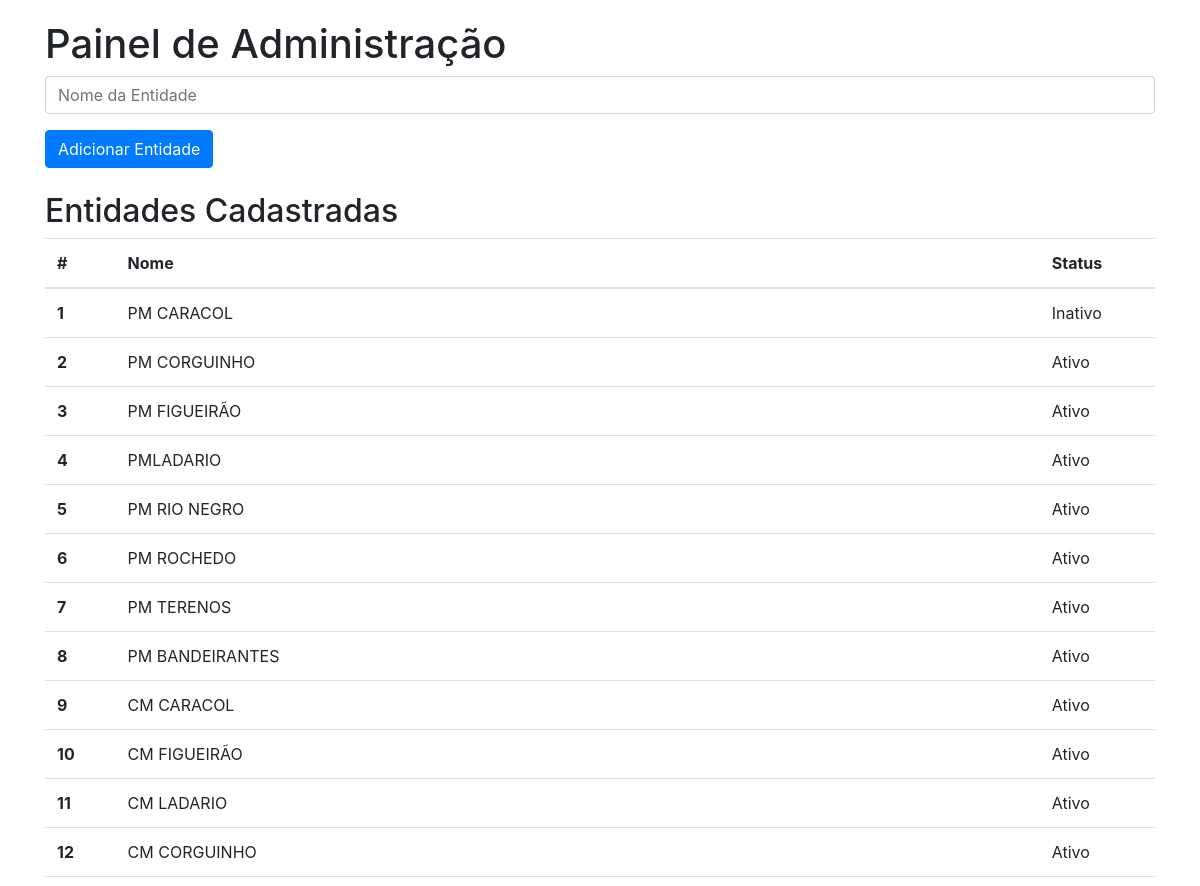
/admin (upper part), run on an earlier commit of the app's database.
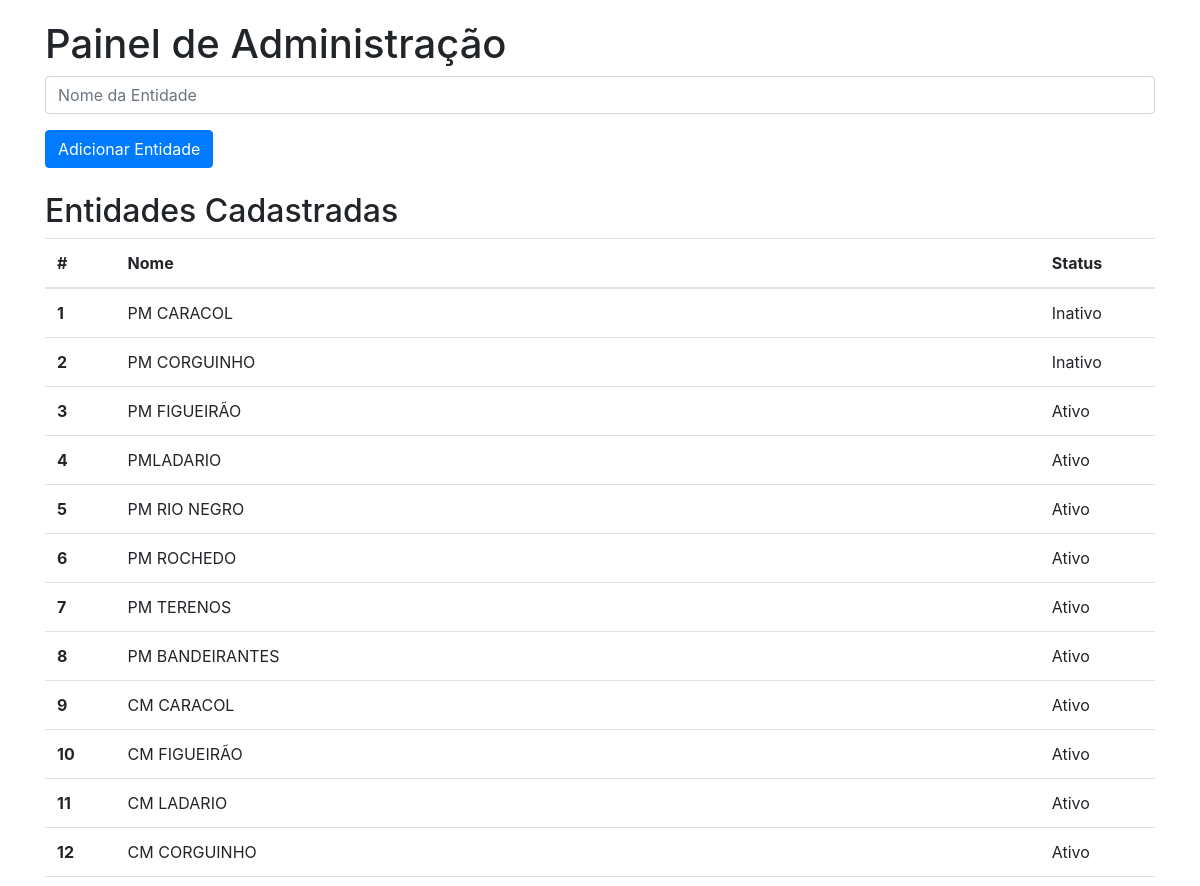
And on a later commit of the database.
### models.py (models this page shows)
class Entidade(db.Model):
    __tablename__ = 'entidades'
    id = db.Column(db.Integer, primary_key=True)
    nome = db.Column(db.String(100), nullable=False)
    usuario = db.Column(db.String(100))
    data = db.Column(db.DateTime)
    acesso = db.Column(db.String(100))
    tipo = db.Column(db.String(100))
    ativo = db.Column(db.Boolean, default=True)

### app.py (the view, shortened to what this page needs)
@app.route('/admin', methods=['GET', 'POST'])
def admin():
    entidades = Entidade.query.all()
    return render_template('admin.html', entidades=entidades)

### templates/admin.html (shortened to what this page needs)
<!DOCTYPE html>
<html lang="pt-br">
<head>
    <link rel="stylesheet" href="{{ url_for('static', filename='styles.css') }}">
    <link rel="stylesheet" href="https://stackpath.bootstrapcdn.com/bootstrap/4.5.2/css/bootstrap.min.css">
</head>
<body>
    <div class="container">
        <h1>Painel de Administração</h1>
        <form method="POST" action="{{ url_for('admin') }}" class="mb-4">
            <div class="form-group">
                <input type="text" name="nome" class="form-control" placeholder="Nome da Entidade" required>
            </div>
            <button type="submit" class="btn btn-primary">Adicionar Entidade</button>
        </form>
        <h2>Entidades Cadastradas</h2>
        <table class="table">
            <thead>
                <tr>
                    <th scope="col">#</th>
                    <th scope="col">Nome</th>
                    <th scope="col">Status</th>
                </tr>
            </thead>
            <tbody>
                {% for entidade in entidades %}
                    <tr>
                        <th scope="row">{{ loop.index }}</th>
                        <td>{{ entidade.nome }}</td>
                        <td>{% if entidade.ativo %}Ativo{% else %}Inativo{% endif %}</td>
                    </tr>
                {% endfor %}
            </tbody>
        </table>
    </div>
</body>
</html>

### static/styles.css (style rules this page uses)
.container { margin-top: 20px; }

What changed in the data, as far as the page shows it:
changed Entidade "PM CORGUINHO": ativo "Ativo" → "Inativo"
